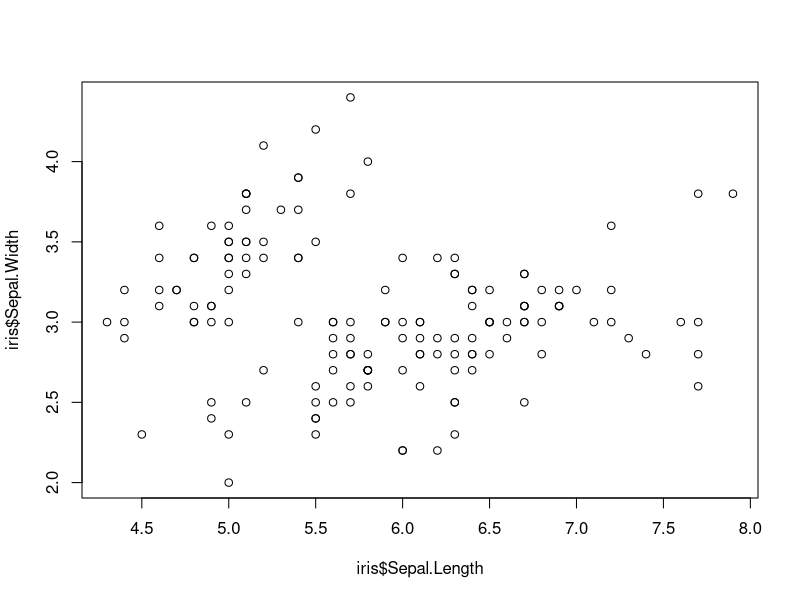
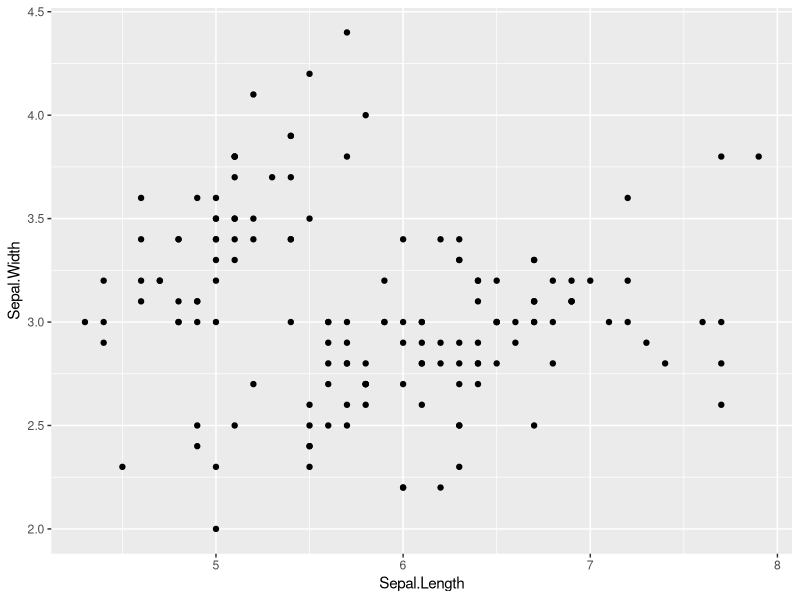
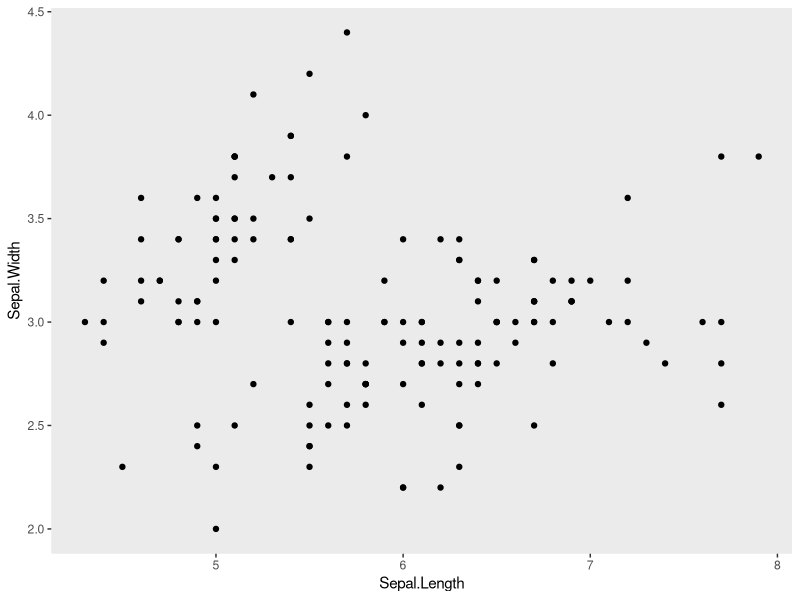
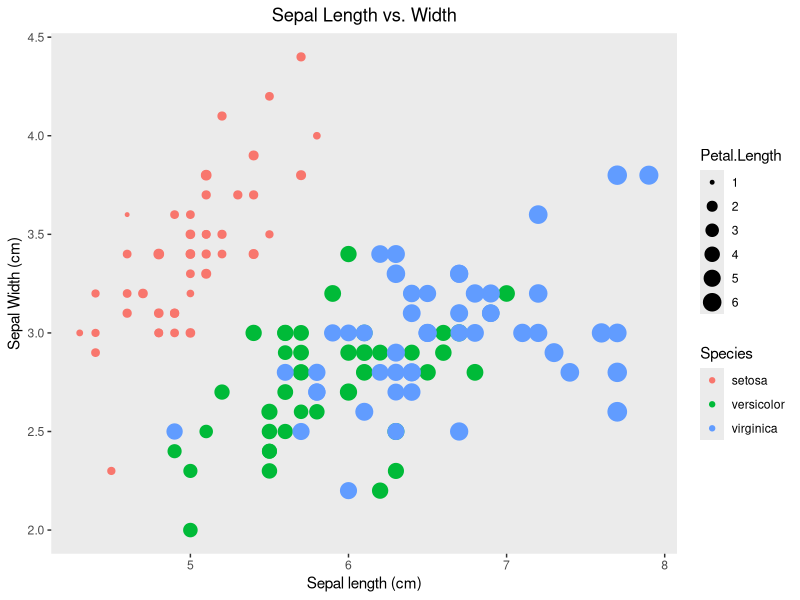

Write R code to recreate these figures, in order.
# GEOG331 Activity 4 Script
# Andrew Xie
# 03/11/22

#use built in iris dataset
#take a look at it 
head(iris)
#load in some tidyverse packages
library(dplyr)
library(ggplot2)

#####################################
##### Part 1: for loops         #####
#####################################

#Using only data for iris versicolor
#write a for loop
#that produces a regression table
#for each of the following relationships
#1. iris  sepal length x width
#2. iris  petal length x width
#3. iris sepal length x petal length

# hint: consider using a list, and also new vectors for regression variables

# Create new dataframe with only versicolor irises
flower <- iris[iris$Species == "versicolor",]

# set up vectors of indices representing the columns that will be used in the regression calculations
x <- c(1, 3, 1)
y <- c(2, 4, 3)

# Create list to store regression tables
v <- list()

# For loop to generate regression tables and store them in the list v
for (i in 1:3) {
  v[[i]] <- summary(lm(flower[, x[i]]~flower[, y[i]]))
  print("Regression model: ")
  print(v[[i]])
}

#####################################
##### Part 2: data in dplyr     #####
#####################################

#use dplyr to join data of maximum height
#to a new iris data frame
height <- data.frame(Species = c("virginica","setosa","versicolor"),
                     Height.cm = c(60,100,11.8))

# Full join iris and height by species
new_iris <- full_join(iris, height, by = 'Species')

# Change name of Height.cm column in the height data frame to "Max.Height"
colnames(new_iris)[ncol(new_iris)] <- "Max.Height"

#####################################
##### Part 3: plots in ggplot2  #####
#####################################

#look at base R scatter plot
plot(iris$Sepal.Length,iris$Sepal.Width)

#3a. now make the same plot in ggplot
new_plot <- ggplot(iris, aes(x=Sepal.Length, y=Sepal.Width)) + geom_point()
new_plot

#3b. make a scatter plot with ggplot and get rid of  busy grid lines
no_grid_plot <- new_plot + theme(panel.grid.major = element_blank(), panel.grid.minor = element_blank())
no_grid_plot

#3c. make a scatter plot with ggplot, remove grid lines, add a title and axis labels, 
#    show species by color, and make the point size proportional to petal length
final_plot <- ggplot(iris, aes(x=Sepal.Length, y=Sepal.Width, color=Species, size=Petal.Length)) + geom_point() + 
              theme(panel.grid.major = element_blank(), panel.grid.minor = element_blank()) +
              ggtitle("Sepal Length vs. Width") + theme(plot.title = element_text(hjust = 0.5)) +
              xlab("Sepal length (cm)") + ylab("Sepal Width (cm)")
final_plot

#####################################
##### Question: how did         #####
##### arguments differ between  #####
##### plot and ggplot?          #####
#####################################
